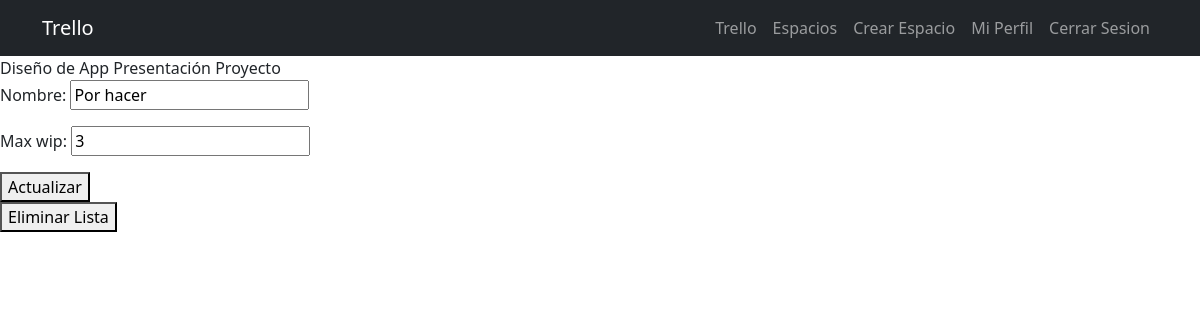
/espacio/1/tablero/1/lista/13/lista_detalle/ (signed in), run on the app's committed database.
### tasks/models.py (models this page shows, shortened)
class EspacioDeTrabajo(models.Model):
    nombre = models.CharField(max_length=100)
    creador = models.ForeignKey(User, on_delete=models.CASCADE, related_name='espacios_creados')
    miembros = models.ManyToManyField(User, related_name='espacios')
    activo = models.BooleanField(default=True)

class Tablero(models.Model):
    nombre = models.CharField(max_length=100)
    espacio_trabajo = models.ForeignKey(EspacioDeTrabajo, on_delete=models.CASCADE, related_name='tableros')
    listas = models.ManyToManyField('Lista', related_name='tablas')

class Lista(OrderedModel, models.Model):
    nombre = models.CharField(max_length=100)
    tablero = models.ForeignKey(Tablero, on_delete=models.CASCADE, related_name='listas_t')
    numero_tareas = models.IntegerField(default=0)
    max_wip = models.IntegerField(validators=[MinValueValidator(1)])
    orden = models.PositiveIntegerField(default=0)
    tarjetas = models.ManyToManyField('Tarjeta', related_name='lista_tarjetas')
    lleno = models.BooleanField(default=False)
    class Meta:
        ordering = ['orden']

### tasks/views.py (the view, shortened to what this page needs)
# urls.py: path('espacio/<int:espacio_id>/tablero/<int:tablero_id>/lista/<int:lista_id>/lista_detalle/', views.lista_detalle, name='lista_detalle'),
@login_required
def lista_detalle(request, espacio_id, tablero_id, lista_id):
    if request.method == 'GET':
        espacio = get_object_or_404(EspacioDeTrabajo, pk=espacio_id, miembros=request.user)
        tablero = get_object_or_404(Tablero, pk=tablero_id)
        lista = get_object_or_404(Lista, pk=lista_id)
        form = ListaForm(instance=lista)
        return render(request, 'lista_detalle.html', {'espacio': espacio, 'form': form, 'tablero': tablero, 'lista': lista})

### tasks/forms.py
class ListaForm(ModelForm):
    class Meta:
        model = Lista
        fields = ['nombre', 'max_wip']

### tasks/templates/lista_detalle.html (shortened to what this page needs)
{% extends 'base.html' %}
{% block content %}
{{espacio.nombre}}
{{tablero.nombre}}
<form method="POST">
  {{form.as_p}}
  <button>
    Actualizar
  </button>
</form>
<form action="{% url 'eliminar_lista' espacio_id=espacio.id tablero_id=tablero.id lista_id=lista.id %}" method="POST">
  <button>
    Eliminar Lista
  </button>
</form>
{% endblock %}

### data on the page
EspacioDeTrabajo: nombre "Diseño de App"
Tablero: nombre "Presentación Proyecto"
Lista: nombre "Por hacer", max_wip "3"
